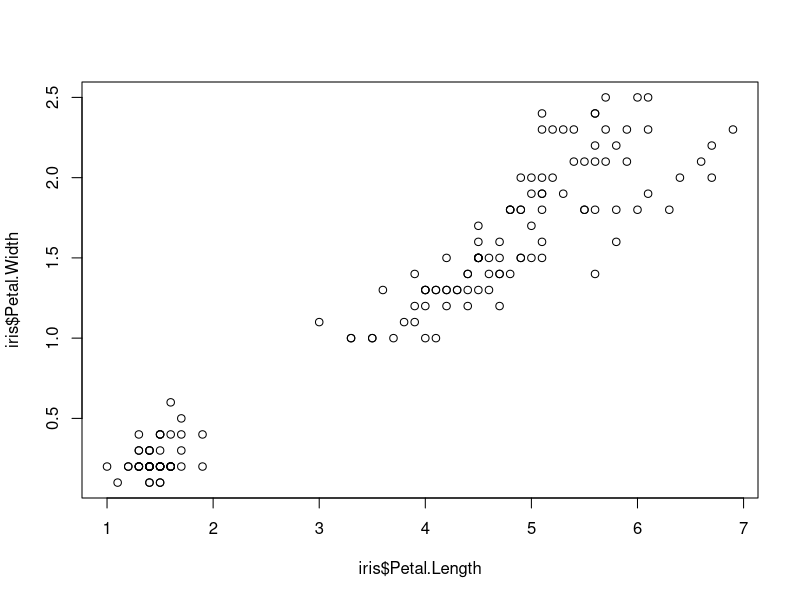
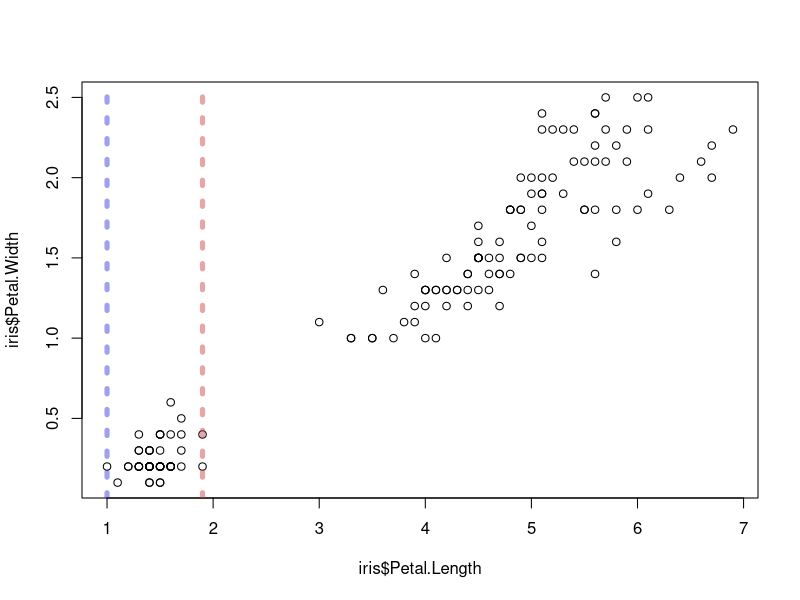
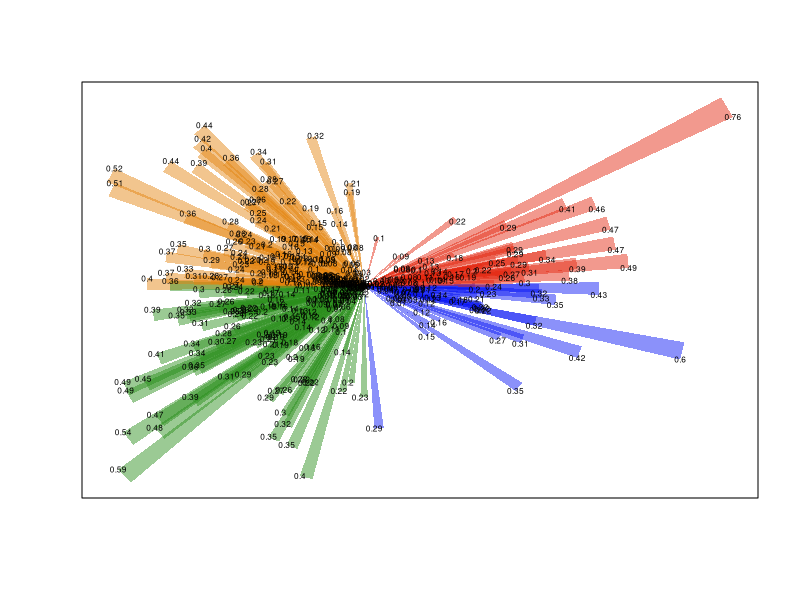
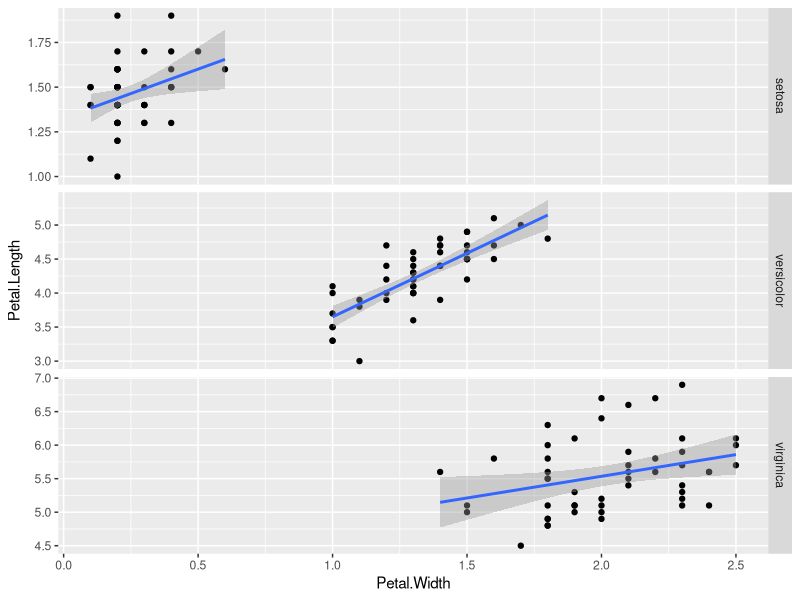

Write R code to recreate these figures, in order.
## ---- chunk 1
require(data.table)
require(magrittr)
options(datatable.print.nrows = 10,datatable.print.topn = 3)
## ---- chunk 2
letters
## ---- chunk 3
v <- c("this","character","vector","has","six","entries")
v
## ---- chunk 4
poem <- c(
  "There", "are", "holes", "in", "the", "sky", "where", "the", "rain", "gets", "in",
  "but", "the", "holes", "are", "small", "that's", "why", "rain", "is", "thin"
)
# Notice I spread the command out over a few lines to make reading easier. If a line ends with a bracket still open or a command otherwise unfinished, it will assume you have a multi-line command.

poem[3] # "holes"

poem[c(1,10,2,12)]

poem[1:11] # "There" through to "in" 

poem[12:length(poem)] # From "but" to the end
## ---- chunk 5
c(T,F) # Produces TRUE, FALSE
T <- 1234 
c(T,F) # Produces 1234, 0 --- not what we wanted!
rm(T) # This removes the variable T, so we are safe to use T and F as TRUE/FALSE again
c(T,F) # TRUE, FALSE

#TRUE <- 3 # This is not allowed, and will generate an error (try it!), so using TRUE is always safe
## ---- chunk 6
v <- rnorm(100)
v[v>0]
## ---- chunk 7
a <- LETTERS[4:9]
print(a)
a[2] <- "POITION 2 IS HERE"
print(a)
a[c(T,F,T,F,F,F)] <- c("POSITION 1 IS HERE","POSITION 3 IS HERE") # We selected two spots (two TRUE elements, and assigning them two new values)
print(a)
a[7:9] <- "XXX" # We are selecting three items, and assigning them one new value---all three will be set to this one value
print(a)
## ---- chunk 8
# This is a toy dataset to practise on, so we are just using some random data. Make sure you understand how I've generated it by breaking these commands down into pieces and using the help function where needed ...
sampleIds <- paste("Sample",1:20) # paste() combines strings together
treatment <- rep(c("Fertiliser","Control"), each=10 ) # rep repeats vectors or items from vectors multiple times
nFruits   <- c( rnorm(10,2400,50) , rnorm(10,2300,50) )
## ---- chunk 9
df <- data.frame(
  sampleIds,
  treatment,
  nFruits
)
print(df)
## ---- chunk 10
data.frame(
  someIntegers      = 1:3,
  someLetters       = letters[26:24],
  someRandomNumbers = runif(3,-1,0)
)
## ---- chunk 11
iris1 <- iris[1:2,] # R always loads several datasets to experiment on. 'iris' is a famous data set indeed--you can read about it by running `?iris`
iris2 <- iris[nrow(iris)-1:0,] # This selects the last two rows --- can you work out why it works?
iris1
iris2
rbind(iris1,iris2)
## ---- chunk 12
str(iris)
## ---- chunk 13
plot(
  x = iris$Petal.Length,
  y = iris$Petal.Width,
  type = 'p'
)
## ---- chunk 14
plot(
  x = iris$Petal.Length,
  y = iris$Petal.Width,
  type = 'p'
)

abline(
  v   = range(iris[iris$Species=="setosa",]$Petal.Length), # `range()` produces two numbers, so we will get one line for each
  col = c("#2a2fdb73","#c73a3a73"), # Notice we are giving two colours--one colour per line
  lwd = 5, # Now we are giving just one value. This will recycle--so it will be applied to all lines!
  lty = 3
)
## ---- chunk 15
set.seed(1)
d <- data.table(
  angle = c(rnorm(100,0,.1),rnorm(300,1,.2)) %% 2*pi
)[,magnitude := abs(rnorm(400,0,0.2))]
d[,colour:=c("#e3250e77","#e3840e77","#298f1a77","#0714f577")[((angle/(2*pi))*4)+1]]
wedgeWidthHalfAngle <- 0.03
p <- d[,.(
  x = c(0,cos(angle+c(-wedgeWidthHalfAngle,wedgeWidthHalfAngle))) * magnitude,
  y = c(0,sin(angle+c(-wedgeWidthHalfAngle,wedgeWidthHalfAngle))) * magnitude,
  colour,
  magnitude
),by=.I]

plot(x=NULL,y=NULL,xaxt="n",yaxt="n",xlim=range(p$x),ylim=range(p$y),ylab=NA,xlab=NA)
lapply( unique(p$I) , function(i){
  p[I==i, polygon(x,y,col=colour,border = NA)]
} ) %>% invisible

lapply( unique(p$I) , function(i){
  p[I==i, text( x[2] , y[2] , label = round(magnitude[1],2) , cex = .5 )]
} ) %>% invisible
## ---- chunk 16
# Creating a list
l <- list(
  a_vector = 1:4,
  another_vector = c(TRUE,NA,FALSE,TRUE),
  a_data_frame = iris[1:3,c("Species","Sepal.Width")],
  a_list = list( a = "A" , b = "B" ),
  "an unnamed member"
)

# Explore contents
str(l)

# Access (and edit) first item a few ways
l[[1]]
l$a_vector
l[[1]][2] <- NA
l$a_vector

# A demonstation -- the double square brakets extract the actual items in the list...
l[[3]]
class(l[[3]])
# The single square brackets extract subsets of the list, as a list. The example below produces a list of length 1.
class(l[3])
## ---- chunk 17
require(ggplot2)
ggplot( iris , aes( x = Petal.Width , y = Petal.Length ,  group = as.factor(Species) ) ) +
  geom_point() +
  geom_smooth(method = "lm") +
  facet_grid(Species~.,scales="free")
